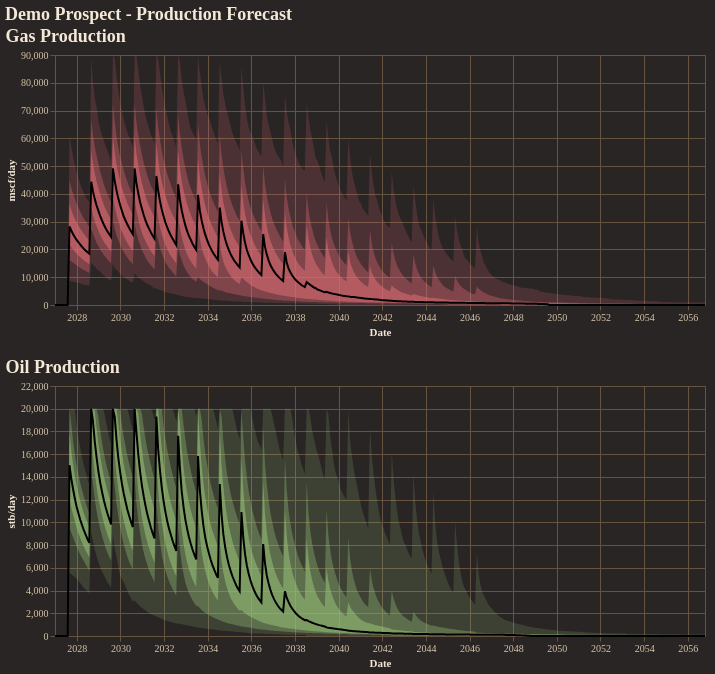

Notebook code for this chart:
### Code cell
fig = reporter.plotter.combined_production_plot(
    figsize=(650, 250),
    backend=PLOTTING_BACKEND
)
fig.show()

### Figure 1 — Vega-Lite specification as saved in the notebook (floating-point values rounded to 4 significant figures; data arrays with more than 128 entries replaced by an {"elided": "..."} marker saying what was removed)
{"config": {"background": "#292524", "view": {"fill": "#292524", "stroke": "#665340"}, "title": {"color": "#f4e9d7", "font": "Merriweather", "fontSize": 18, "fontWeight": 600, "subtitleColor": "#d5c2a6", "anchor": "start"}, "axis": {"domainColor": "#665340", "gridColor": "#665340", "tickColor": "#665340", "labelColor": "#d5c2a6", "titleColor": "#f4e9d7", "labelFont": "Merriweather", "titleFont": "Merriweather"}, "legend": {"titleColor": "#f4e9d7", "labelColor": "#d5c2a6", "labelFont": "Merriweather", "titleFont": "Merriweather", "orient": "top-right", "symbolType": "circle"}, "header": {"labelColor": "#d5c2a6", "titleColor": "#f4e9d7", "labelFont": "Merriweather", "titleFont": "Merriweather"}, "mark": {"color": "#c78d3b"}, "line": {"color": "#c78d3b"}, "bar": {"color": "#c78d3b"}, "point": {"color": "#ddb06d"}, "area": {"color": "#c78d3b", "opacity": 0.35}, "text": {"color": "#f4e9d7", "font": "Merriweather"}, "range": {"category": ["#5DA5DA", "#F28E2B", "#59C36A", "#E15759", "#B07AA1", "#4ECDC4", "#FF9DA7", "#EDC948"]}}, "vconcat": [{"layer": [{"mark": {"type": "area", "color": "rgba(224, 108, 117, 1.0)", "opacity": 0.18}, "encoding": {"tooltip": [{"field": "date", "title": "Date", "type": "temporal"}, {"field": "p01", "format": ",.2f", "title": "P01", "type": "quantitative"}, {"field": "p10", "format": ",.2f", "title": "P10", "type": "quantitative"}, {"field": "p25", "format": ",.2f", "title": "P25", "type": "quantitative"}, {"field": "p50", "format": ",.2f", "title": "P50", "type": "quantitative"}, {"field": "p75", "format": ",.2f", "title": "P75", "type": "quantitative"}, {"field": "p90", "format": ",.2f", "title": "P90", "type": "quantitative"}, {"field": "p99", "format": ",.2f", "title": "P99", "type": "quantitative"}], "x": {"field": "date", "title": "Date", "type": "temporal"}, "y": {"field": "p01", "title": "mscf/day", "type": "quantitative"}, "y2": {"field": "p99"}}}, {"mark": {"type": "area", "color": "rgba(224, 108, 117, 1.0)", "opacity": 0.35}, "encoding": {"tooltip": [{"field": "date", "title": "Date", "type": "temporal"}, {"field": "p01", "format": ",.2f", "title": "P01", "type": "quantitative"}, {"field": "p10", "format": ",.2f", "title": "P10", "type": "quantitative"}, {"field": "p25", "format": ",.2f", "title": "P25", "type": "quantitative"}, {"field": "p50", "format": ",.2f", "title": "P50", "type": "quantitative"}, {"field": "p75", "format": ",.2f", "title": "P75", "type": "quantitative"}, {"field": "p90", "format": ",.2f", "title": "P90", "type": "quantitative"}, {"field": "p99", "format": ",.2f", "title": "P99", "type": "quantitative"}], "x": {"field": "date", "title": "Date", "type": "temporal"}, "y": {"field": "p10", "title": "mscf/day", "type": "quantitative"}, "y2": {"field": "p90"}}}, {"mark": {"type": "area", "color": "rgba(224, 108, 117, 1.0)", "opacity": 0.55}, "encoding": {"tooltip": [{"field": "date", "title": "Date", "type": "temporal"}, {"field": "p01", "format": ",.2f", "title": "P01", "type": "quantitative"}, {"field": "p10", "format": ",.2f", "title": "P10", "type": "quantitative"}, {"field": "p25", "format": ",.2f", "title": "P25", "type": "quantitative"}, {"field": "p50", "format": ",.2f", "title": "P50", "type": "quantitative"}, {"field": "p75", "format": ",.2f", "title": "P75", "type": "quantitative"}, {"field": "p90", "format": ",.2f", "title": "P90", "type": "quantitative"}, {"field": "p99", "format": ",.2f", "title": "P99", "type": "quantitative"}], "x": {"field": "date", "title": "Date", "type": "temporal"}, "y": {"field": "p25", "title": "mscf/day", "type": "quantitative"}, "y2": {"field": "p75"}}}, {"mark": {"type": "line", "color": "black", "strokeWidth": 2}, "encoding": {"tooltip": [{"field": "date", "title": "Date", "type": "temporal"}, {"field": "p01", "format": ",.2f", "title": "P01", "type": "quantitative"}, {"field": "p10", "format": ",.2f", "title": "P10", "type": "quantitative"}, {"field": "p25", "format": ",.2f", "title": "P25", "type": "quantitative"}, {"field": "p50", "format": ",.2f", "title": "P50", "type": "quantitative"}, {"field": "p75", "format": ",.2f", "title": "P75", "type": "quantitative"}, {"field": "p90", "format": ",.2f", "title": "P90", "type": "quantitative"}, {"field": "p99", "format": ",.2f", "title": "P99", "type": "quantitative"}], "x": {"field": "date", "title": "Date", "type": "temporal"}, "y": {"field": "p50", "title": "mscf/day", "type": "quantitative"}}}], "data": {"name": "data-23c5c48ae0566bc8444503d79082e6dd"}, "height": 250, "title": "Gas Production", "width": 650}, {"layer": [{"mark": {"type": "area", "color": "rgba(152, 195, 121, 1.0)", "opacity": 0.18}, "encoding": {"tooltip": [{"field": "date", "title": "Date", "type": "temporal"}, {"field": "p01", "format": ",.2f", "title": "P01", "type": "quantitative"}, {"field": "p10", "format": ",.2f", "title": "P10", "type": "quantitative"}, {"field": "p25", "format": ",.2f", "title": "P25", "type": "quantitative"}, {"field": "p50", "format": ",.2f", "title": "P50", "type": "quantitative"}, {"field": "p75", "format": ",.2f", "title": "P75", "type": "quantitative"}, {"field": "p90", "format": ",.2f", "title": "P90", "type": "quantitative"}, {"field": "p99", "format": ",.2f", "title": "P99", "type": "quantitative"}], "x": {"field": "date", "title": "Date", "type": "temporal"}, "y": {"field": "p01", "title": "stb/day", "type": "quantitative"}, "y2": {"field": "p99"}}}, {"mark": {"type": "area", "color": "rgba(152, 195, 121, 1.0)", "opacity": 0.35}, "encoding": {"tooltip": [{"field": "date", "title": "Date", "type": "temporal"}, {"field": "p01", "format": ",.2f", "title": "P01", "type": "quantitative"}, {"field": "p10", "format": ",.2f", "title": "P10", "type": "quantitative"}, {"field": "p25", "format": ",.2f", "title": "P25", "type": "quantitative"}, {"field": "p50", "format": ",.2f", "title": "P50", "type": "quantitative"}, {"field": "p75", "format": ",.2f", "title": "P75", "type": "quantitative"}, {"field": "p90", "format": ",.2f", "title": "P90", "type": "quantitative"}, {"field": "p99", "format": ",.2f", "title": "P99", "type": "quantitative"}], "x": {"field": "date", "title": "Date", "type": "temporal"}, "y": {"field": "p10", "title": "stb/day", "type": "quantitative"}, "y2": {"field": "p90"}}}, {"mark": {"type": "area", "color": "rgba(152, 195, 121, 1.0)", "opacity": 0.55}, "encoding": {"tooltip": [{"field": "date", "title": "Date", "type": "temporal"}, {"field": "p01", "format": ",.2f", "title": "P01", "type": "quantitative"}, {"field": "p10", "format": ",.2f", "title": "P10", "type": "quantitative"}, {"field": "p25", "format": ",.2f", "title": "P25", "type": "quantitative"}, {"field": "p50", "format": ",.2f", "title": "P50", "type": "quantitative"}, {"field": "p75", "format": ",.2f", "title": "P75", "type": "quantitative"}, {"field": "p90", "format": ",.2f", "title": "P90", "type": "quantitative"}, {"field": "p99", "format": ",.2f", "title": "P99", "type": "quantitative"}], "x": {"field": "date", "title": "Date", "type": "temporal"}, "y": {"field": "p25", "title": "stb/day", "type": "quantitative"}, "y2": {"field": "p75"}}}, {"mark": {"type": "line", "color": "black", "strokeWidth": 2}, "encoding": {"tooltip": [{"field": "date", "title": "Date", "type": "temporal"}, {"field": "p01", "format": ",.2f", "title": "P01", "type": "quantitative"}, {"field": "p10", "format": ",.2f", "title": "P10", "type": "quantitative"}, {"field": "p25", "format": ",.2f", "title": "P25", "type": "quantitative"}, {"field": "p50", "format": ",.2f", "title": "P50", "type": "quantitative"}, {"field": "p75", "format": ",.2f", "title": "P75", "type": "quantitative"}, {"field": "p90", "format": ",.2f", "title": "P90", "type": "quantitative"}, {"field": "p99", "format": ",.2f", "title": "P99", "type": "quantitative"}], "x": {"field": "date", "title": "Date", "type": "temporal"}, "y": {"field": "p50", "title": "stb/day", "type": "quantitative"}}}], "data": {"name": "data-b1340a99a8823eba8e0f1241af73e159"}, "height": 250, "title": "Oil Production", "width": 650}], "title": "Demo Prospect - Production Forecast", "$schema": "https://vega.github.io/schema/vega-lite/v5.20.1.json", "datasets": {"data-23c5c48ae0566bc8444503d79082e6dd": {"elided": "360 records"}, "data-b1340a99a8823eba8e0f1241af73e159": {"elided": "360 records"}}}
